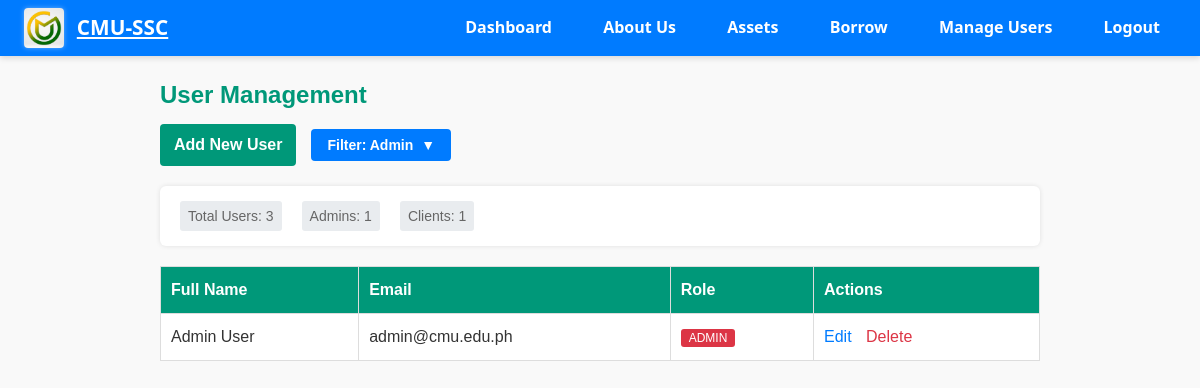
Page /System/users/list.php?action=list&filter=admin (signed in) on the committed database.
### tables this page shows
CREATE TABLE users (
    user_id INT AUTO_INCREMENT PRIMARY KEY,
    full_name VARCHAR(100) NOT NULL,
    email VARCHAR(100) NOT NULL UNIQUE,
    password VARCHAR(255) NOT NULL,
    role ENUM('admin', 'staff', 'member') NOT NULL,
    status ENUM('active', 'inactive') DEFAULT 'active',
    date_created DATETIME DEFAULT CURRENT_TIMESTAMP
);

### System/users/list.php (the view, shortened to what this page needs)
<?php
require_once '../config/db.php';
$action = $_GET['action'] ?? '';
$filter = $_GET['filter'] ?? 'all';
$users = [];
if ($action === 'list' || $action === '') {
    $sql = "SELECT user_id, full_name, email, role FROM users";
    $params = [];
    if ($filter === 'admin') {
        $sql .= " WHERE role = 'admin'";
    } elseif ($filter === 'client') {
        $sql .= " WHERE role = 'member'";
    }
    $sql .= " ORDER BY full_name";
    $stmt = $pdo->prepare($sql);
    $stmt->execute($params);
    $users = $stmt->fetchAll(PDO::FETCH_ASSOC);
}
$totalUsers = (int) $pdo->query("SELECT COUNT(*) FROM users")->fetchColumn();
$adminCount = (int) $pdo->query("SELECT COUNT(*) FROM users WHERE role = 'admin'")->fetchColumn();
$clientCount = (int) $pdo->query("SELECT COUNT(*) FROM users WHERE role = 'member'")->fetchColumn();
?>
<!DOCTYPE html>
<html lang="en">
<head>
</head>
<body>
<?php include '../../includes/navbar.php'; ?>
<div class="main-content">
<?php if ($action === 'list' || $action === ''): ?>
    <h2>User Management</h2>
    <div class="header-container">
        <a href="?action=add&filter=<?= $filter ?>" class="button">Add New User</a>
        <div class="filter-dropdown">
            <button class="filter-btn">
                Filter:
                <?php
                $filterLabels = [
                    'all' => 'All Accounts',
                    'admin' => 'Admin',
                    'client' => 'Client (Members)'
                ];
                echo $filterLabels[$filter] ?? 'All Accounts';
                ?>
                <span>▼</span>
            </button>
        </div>
    </div>
    <div class="stats-container">
        <div class="filter-stats">
            <span>Total Users: <?= $totalUsers ?></span>
            <span>Admins: <?= $adminCount ?></span>
            <span>Clients: <?= $clientCount ?></span>
        </div>
    </div>
    <table>
        <thead>
            <tr>
                <th>Full Name</th><th>Email</th><th>Role</th><th>Actions</th>
            </tr>
        </thead>
        <tbody>
        <?php if ($users): ?>
            <?php foreach ($users as $user): ?>
                <tr>
                    <td><?= htmlspecialchars($user['full_name']) ?></td>
                    <td><?= htmlspecialchars($user['email']) ?></td>
                    <td>
                        <span style="background: <?= $user['role'] === 'admin' ? '#dc3545' : '#28a745' ?>; color: white; padding: 2px 8px; border-radius: 3px; font-size: 12px;">
                            <?= $user['role'] === 'admin' ? 'ADMIN' : 'CLIENT' ?>
                        </span>
                    </td>
                    <td class="actions">
                        <a href="?action=edit&id=<?= $user['user_id'] ?>&filter=<?= $filter ?>">Edit</a>
                        <a href="?action=delete&id=<?= $user['user_id'] ?>&filter=<?= $filter ?>" style="color:#dc3545;">Delete</a>
                    </td>
                </tr>
            <?php endforeach; ?>
        <?php else: ?>
            <tr><td colspan="4">No users found for the selected filter.</td></tr>
        <?php endif; ?>
        </tbody>
    </table>
<?php else: ?>
    <p>Invalid action specified.</p>
<?php endif; ?>
</div>
</body>
</html>

### System/users/list.php (style rules this page uses)
* { margin: 0; padding: 0; box-sizing: border-box; }
body { font-family: Arial, sans-serif; background: #f9f9f9; color: #333; line-height: 1.6; }
.main-content { max-width: 900px; margin: 20px auto; padding: 0 10px; }
h2 { color: #009879; margin-bottom: 10px; }
a.button, button { background-color: #009879; border: none; padding: 8px 14px; color: white; border-radius: 4px; text-decoration: none; font-weight: bold; cursor: pointer; }
.header-container { display: flex; align-items: center; gap: 15px; margin-bottom: 20px; flex-wrap: wrap; }
.filter-dropdown { position: relative; display: inline-block; }
.filter-btn { background-color: #007bff; color: white; padding: 8px 16px; font-size: 14px; border: none; border-radius: 4px; cursor: pointer; display: flex; align-items: center; gap: 8px; font-weight: 600; }
.stats-container { background: white; padding: 15px 20px; border-radius: 6px; box-shadow: 0 0 5px rgba(0,0,0,0.1); margin-bottom: 20px; }
.filter-stats { color: #666; font-size: 14px; display: flex; gap: 20px; flex-wrap: wrap; }
.filter-stats span { background: #e9ecef; padding: 4px 8px; border-radius: 3px; }
table { width: 100%; border-collapse: collapse; margin-top: 1rem; background: white; }
th, td { border: 1px solid #ddd; padding: 10px; text-align: left; }
thead { background-color: #009879; color: white; }
.actions a { margin-right: 10px; color: #007BFF; text-decoration: none; }

### rows in the picture
users: full_name "Admin User", email "admin@cmu.edu.ph", role "ADMIN"

### other values in the picture
$filterLabels[$filter] "Admin"
$totalUsers "3"
$adminCount "1"
$clientCount "1"
